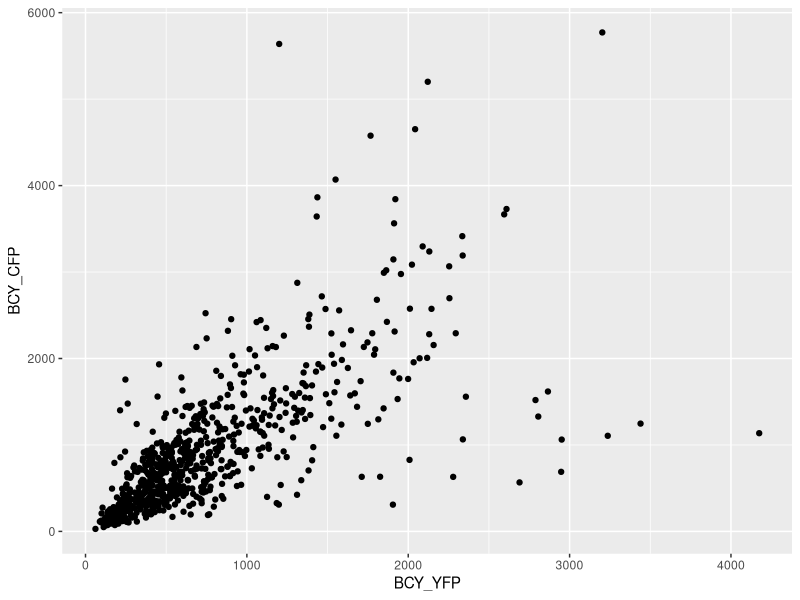
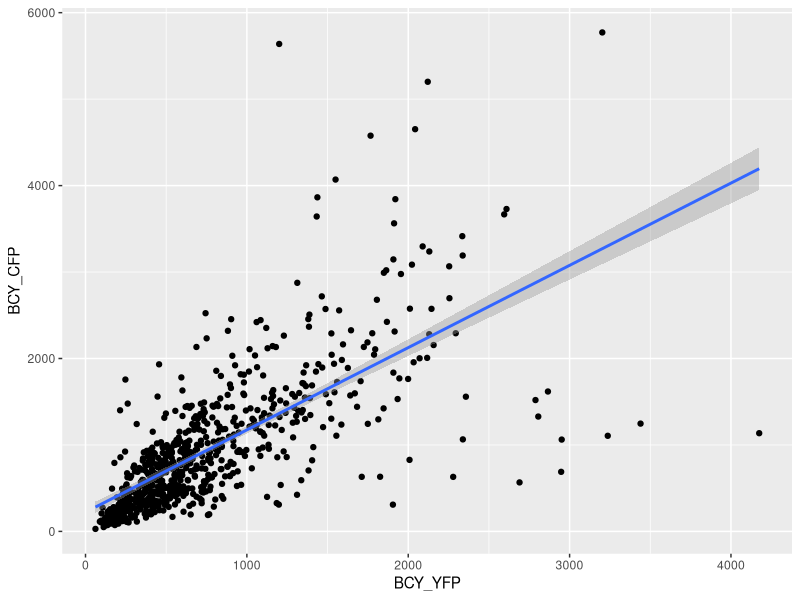
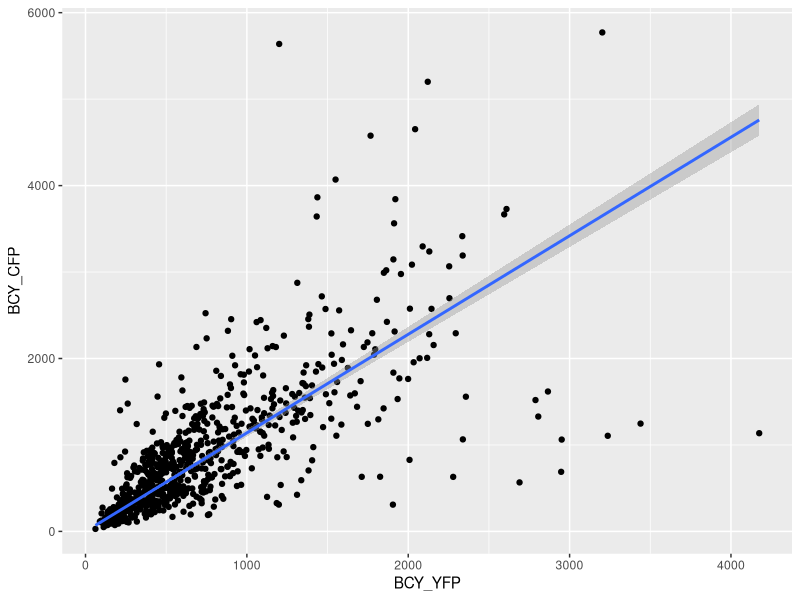
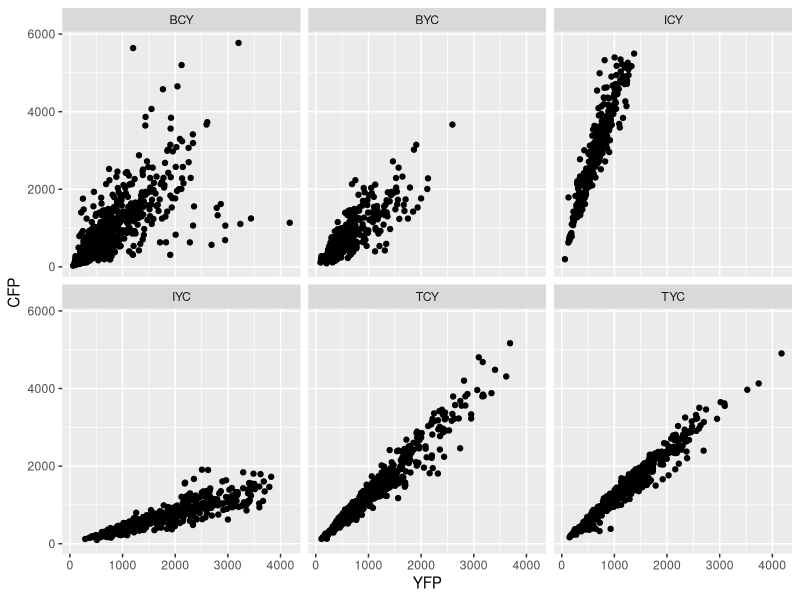
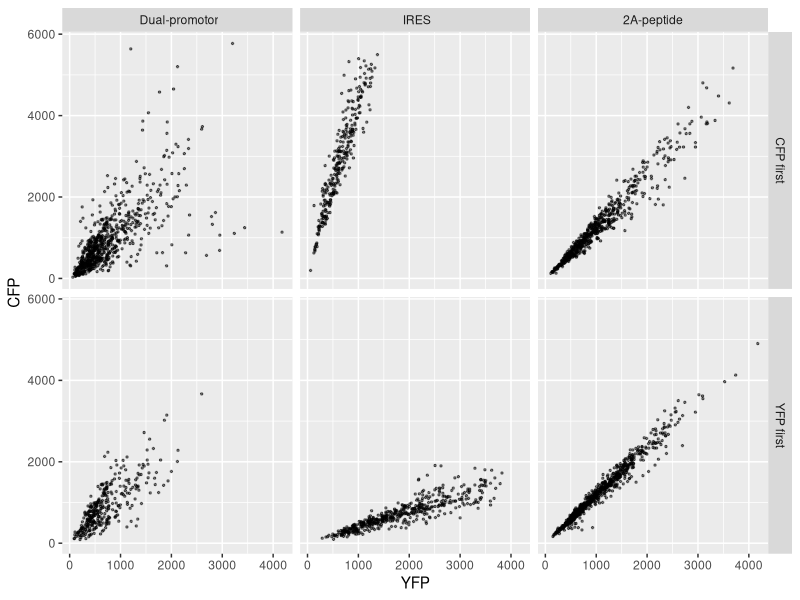
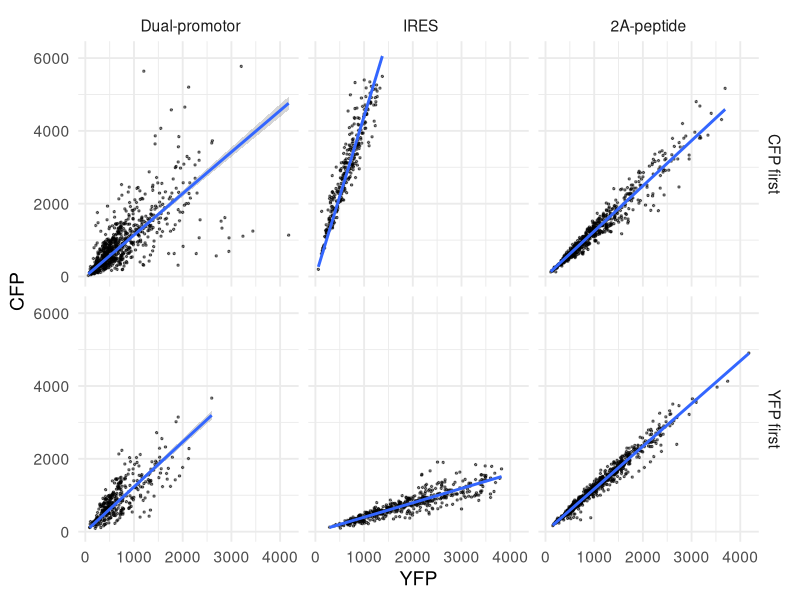
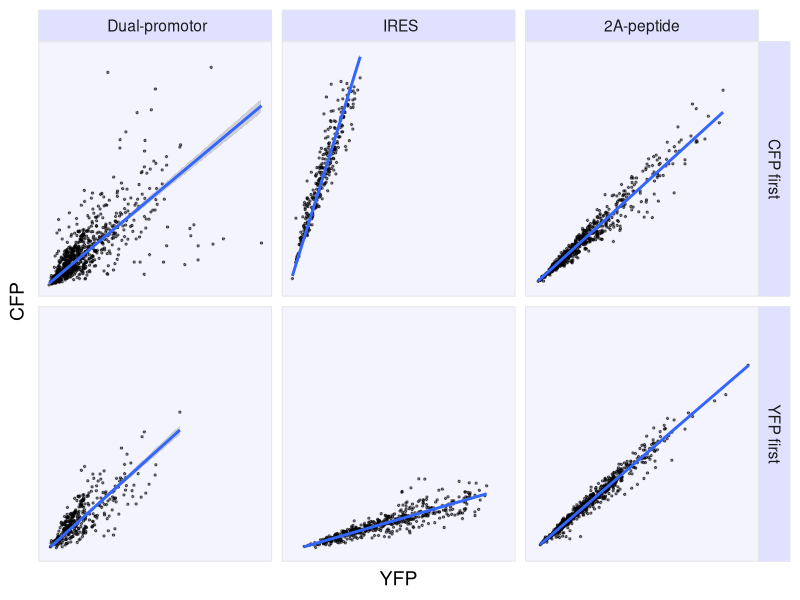
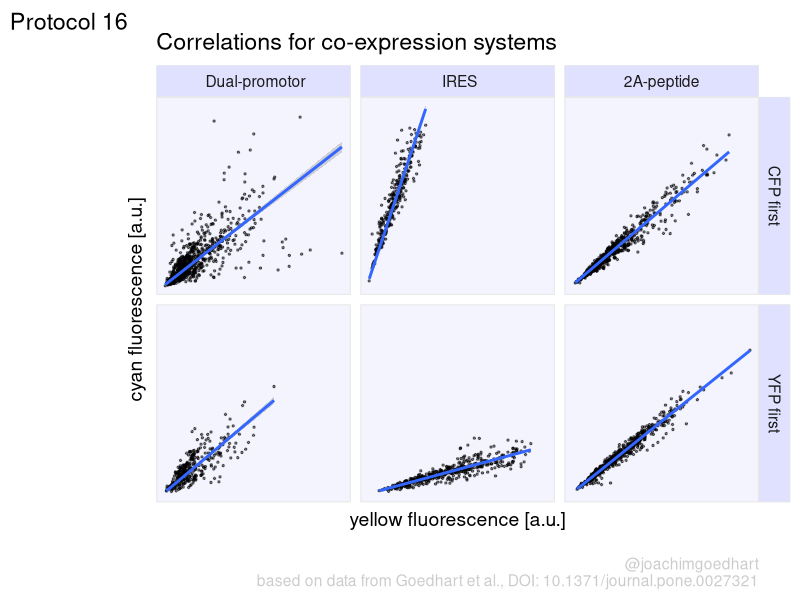

Generate these figures, in order, with R:
## ---- chunk 1
library(tidyverse)
## ---- chunk 2
df_co <- read.csv("data/coexpression.csv", stringsAsFactors = TRUE)
head(df_co)
## ---- chunk 3
ggplot(df_co, aes(x=BCY_YFP, y=BCY_CFP)) + geom_point()
## ---- chunk 4
ggplot(df_co, aes(x=BCY_YFP, y=BCY_CFP)) + geom_point() + geom_smooth(method = 'lm')
## ---- chunk 5
ggplot(df_co, aes(x=BCY_YFP, y=BCY_CFP)) + geom_point() + geom_smooth(method = 'lm', formula = y~0+x)
## ---- chunk 6
lm(BCY_CFP ~ BCY_YFP + 0, data = df_co)
## ---- chunk 7
fit_summary <- summary(lm(BCY_CFP ~ BCY_YFP + 0, data = df_co))
fit_summary
## ---- chunk 8
fit_summary$r.squared
## ---- chunk 9
df_longer_co <- df_co %>% pivot_longer(cols = everything(), names_to = "Condition", values_to = "Intensity")
head(df_longer_co)
## ---- chunk 10
df_longer_co <- df_longer_co %>% separate(Condition, into = c("Plasmid", "Protein"), sep = "_")
head(df_longer_co)
## ---- chunk 11
df_wider_co <- df_longer_co %>% pivot_wider(names_from = Protein, values_from = Intensity)
head(df_wider_co)
## ---- chunk 12
df_co_all <- df_wider_co %>% unnest(cols = c(YFP, CFP))
head(df_co_all)
## ---- chunk 13
ggplot(df_co_all, aes(x=YFP, y=CFP)) + geom_point() + facet_wrap(~Plasmid, nrow = 2 )
## ---- chunk 14
df_co_all %>% separate(Plasmid, into = c('System', 'Order'), sep = "") %>% head()
## ---- chunk 15
df_co_all_split <- df_co_all %>% separate(Plasmid, into = c(NA, 'System', 'Order'), sep = "")
head(df_co_all_split)
## ---- chunk 16
df <- df_co_all_split %>%
  mutate(System = case_when(System == 'B' ~ " Dual-promotor",
                            System == 'I' ~ " IRES",
                            System == 'T' ~ '2A-peptide')) %>%
  mutate(Order = case_when(Order == 'C' ~ "CFP first",
                           Order == 'Y' ~ "YFP first"))

head(df)
## ---- chunk 17
ggplot(df, aes(x=YFP, y=CFP)) + geom_point(size = 0.5, alpha=0.5) + facet_grid(Order~System)
## ---- chunk 18
p <- ggplot(df, aes(x=YFP, y=CFP)) + geom_point(size = 0.5, alpha=0.5) + facet_grid(Order~System)

p <- p + geom_smooth(method = "lm", formula = y~x+0)
p <- p + theme_minimal(14)
p
## ---- chunk 19
p <- p + theme(axis.text = element_blank(),
               panel.grid = element_blank(),
               strip.background = element_rect(fill='#E0E0FF', color="grey90", size = .5),
               panel.background = element_rect(fill='#F4F4FF', color="grey90"),
               plot.caption = element_text(color='grey80', hjust=1),
               NULL)
p
## ---- chunk 20
p <- p + labs(x="yellow fluorescence [a.u.]",
              y="cyan fluorescence [a.u.]",
              title = "Correlations for co-expression systems",
              caption = "\n@joachimgoedhart\nbased on data from Goedhart et al., DOI: 10.1371/journal.pone.0027321",
              tag = "Protocol 16"
              )
p
## ---- chunk 21
df_cor <- df %>% 
  group_by(System, Order) %>% drop_na() %>%
  summarize(n=n(), R_squared = cor(CFP, YFP, method = "pearson")^2)

df_cor
## ---- chunk 22
# Code to add r-squared to the plot
p <- p + geom_text(data=df_cor, 
                   x=Inf,
                   y=0,
                   hjust=1.1,
                   vjust=0,
                   aes(label=paste0('R^2 == ',round(R_squared,2))),
                   parse = TRUE,
                   color='darkslateblue'
                   )

p
## ---- chunk 23
png(file=paste0("Protocol_16.png"), width = 4000, height = 3000, units = "px", res = 400)
 p
dev.off()
